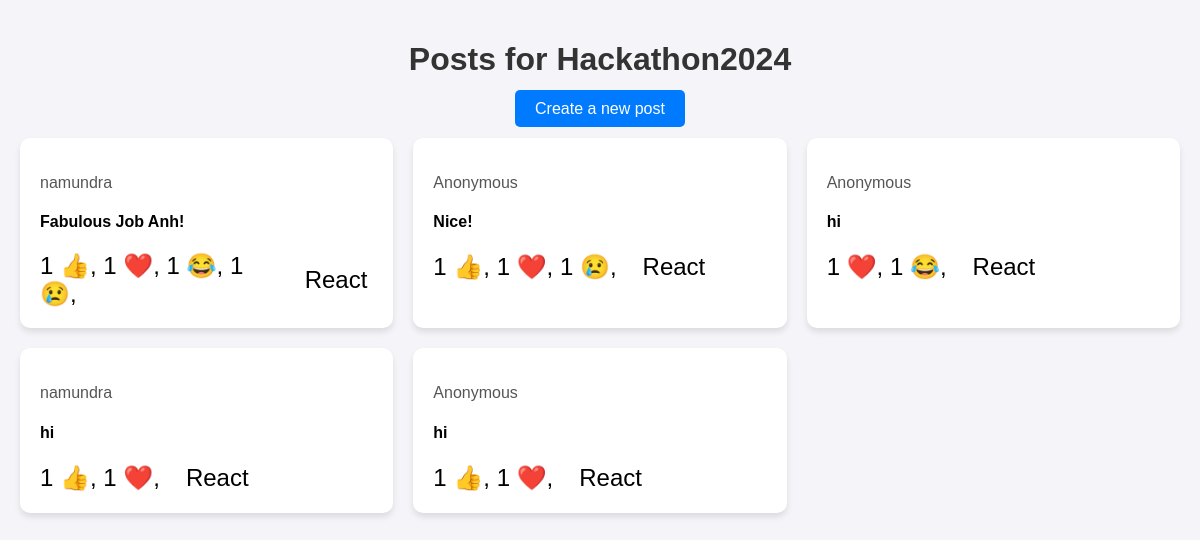
The page /appreciation/posts/1/ on the database its author committed.
### appreciation/models.py (models this page shows, shortened)
class Event(models.Model):
    name = models.CharField(max_length=255)
    description = models.TextField()
    start_date = models.DateField()
    end_date = models.DateField()

class Post(models.Model):
    event = models.ForeignKey(Event, related_name='posts', on_delete=models.CASCADE)
    author = models.ForeignKey(User, null=True, blank=True, on_delete=models.SET_NULL)
    to = models.ForeignKey(User, null=True, blank=True, related_name='received_posts', on_delete=models.SET_NULL)
    content = models.TextField()
    is_anonymous = models.BooleanField(default=False)
    created_at = models.DateTimeField(auto_now_add=True)

### appreciation/views.py (the view)
# urls.py: path('posts/<int:event_id>/', views.post_list, name='post_list'),
def post_list(request, event_id):
    event = get_object_or_404(Event, id=event_id)
    posts = event.posts.all()
    reaction_emojis = {
        "Like": "👍",
        "Love": "❤️",
        "Laugh": "😂",
        "Wow": "😮",
        "Sad": "😢",
        "Angry": "😡"
    }
    res_posts = []
    reaction_types = ["Like", "Love", "Laugh", "Wow", "Sad", "Angry"]
    for post in posts:
        res_reaction = {}
        for reaction_type in reaction_types:
            reaction_count = Reaction.objects.filter(post=post, reaction_type=reaction_type).count()
            if reaction_count > 0:
                res_reaction[reaction_emojis[reaction_type]] = reaction_count
        print(res_reaction)
        res_posts.append({'post': post, 'reaction': res_reaction})
    return render(request, 'appreciation/post_list.html', {'event': event, 'posts': res_posts})

### appreciation/templates/appreciation/post_list.html (shortened to what this page needs)
{% load static %}
<!DOCTYPE html>
<html>
<head>
    <link rel="stylesheet" href="{% static 'poststyle.css' %}">
</head>
<body>
    <div class="container">
        <h1>Posts for {{ event.name }}</h1>
        <div class="create-post">
            <a href="{% url 'create_post' %}">Create a new post</a>
        </div>
        <div class="post-grid">
            {% for res in posts %}
            {% with post=res.post reaction=res.reaction %}
            <div class="post-tile" data-post-id="{{ post.id }}">
                <p>
                    {% if post.is_anonymous %}
                    Anonymous
                    {% else %}
                    {{ post.author.username }}
                    {% endif %}
                </p>
                <h4>{{ post.content }}</h4>
                <div class="reactions-container">
                    <div class="selected-reaction">
                        <div class="reaction-values">
                            {% for react_type, react_count in reaction.items %}
                            {% if react_count > 0 %}
                            {{ react_count }} {{ react_type }},
                            {% else %}
                            😊
                            {% endif %}
                            {% endfor %}
                        </div>
                    </div>
                    <div class="emoji-button">
                        <button class="reaction-btn">React</button>
                    </div>
                </div>
            </div>
            {% endwith %}
            {% endfor %}
        </div>
    </div>
</body>
</html>

### appreciation/static/poststyle.css (style rules this page uses)
body { font-family: Arial, sans-serif; background-color: #f4f4f9; margin: 0; padding: 20px; }
h1 { text-align: center; color: #333; }
.container { max-width: 1200px; margin: 0 auto; }
.create-post { text-align: center; margin-bottom: 20px; }
.create-post a { background-color: #007bff; color: white; padding: 10px 20px; text-decoration: none; border-radius: 5px; }
.post-grid { display: grid; grid-template-columns: repeat(auto-fit, minmax(300px, 1fr)); gap: 20px; }
.post-tile { background-color: white; border-radius: 10px; box-shadow: 0 4px 6px rgba(0, 0, 0, 0.1); padding: 20px; position: relative; }
.post-tile p { color: #555; }
.reactions-container { display: flex; align-items: center; justify-content: flex-start; margin-top: 10px; }
.selected-reaction { font-size: 1.5em; cursor: pointer; position: relative; }
.emoji-button { display: inline-block; margin-left: 20px; }
.reaction-btn { background-color: transparent; border: none; font-size: 1.5em; cursor: pointer; transition: transform 2s ease, background-color 3s ease; }

### rows shown on the page
Event: name "Hackathon2024"
Post: post.author.username "namundra", post.content "Fabulous Job Anh!", reaction "1" "1" "1" "1", reaction "👍" "❤️" "😂" "😢"
Post: is_anonymous "Anonymous", post.content "Nice!", reaction "1" "1" "1", reaction "👍" "❤️" "😢"
Post: is_anonymous "Anonymous", post.content "hi", reaction "1" "1", reaction "❤️" "😂"
Post: post.author.username "namundra", post.content "hi", reaction "1" "1", reaction "👍" "❤️"
Post: is_anonymous "Anonymous", post.content "hi", reaction "1" "1", reaction "👍" "❤️"
